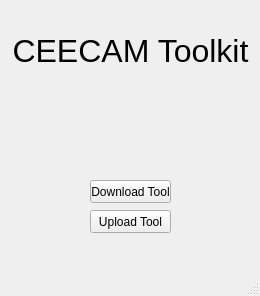
<?xml version="1.0" encoding="UTF-8"?>
<ui version="4.0">
 <class>MainMenuGreeting</class>
 <widget class="QMainWindow" name="MainMenuGreeting">
  <property name="geometry">
   <rect>
    <x>0</x>
    <y>0</y>
    <width>260</width>
    <height>296</height>
   </rect>
  </property>
  <property name="windowTitle">
   <string>MainWindow</string>
  </property>
  <widget class="QWidget" name="centralwidget">
   <widget class="QLabel" name="Label_CeecamTitle">
    <property name="geometry">
     <rect>
      <x>10</x>
      <y>10</y>
      <width>241</width>
      <height>81</height>
     </rect>
    </property>
    <property name="font">
     <font>
      <pointsize>24</pointsize>
     </font>
    </property>
    <property name="text">
     <string>CEECAM Toolkit</string>
    </property>
    <property name="alignment">
     <set>Qt::AlignCenter</set>
    </property>
   </widget>
   <widget class="QPushButton" name="pushButton_DownloadTool">
    <property name="geometry">
     <rect>
      <x>90</x>
      <y>180</y>
      <width>81</width>
      <height>23</height>
     </rect>
    </property>
    <property name="text">
     <string>Download Tool</string>
    </property>
   </widget>
   <widget class="QPushButton" name="pushButton_UploadTool">
    <property name="geometry">
     <rect>
      <x>90</x>
      <y>210</y>
      <width>81</width>
      <height>23</height>
     </rect>
    </property>
    <property name="text">
     <string>Upload Tool</string>
    </property>
   </widget>
  </widget>
  <widget class="QMenuBar" name="menubar">
   <property name="geometry">
    <rect>
     <x>0</x>
     <y>0</y>
     <width>260</width>
     <height>21</height>
    </rect>
   </property>
  </widget>
  <widget class="QStatusBar" name="statusbar"/>
 </widget>
 <resources/>
 <connections/>
</ui>
